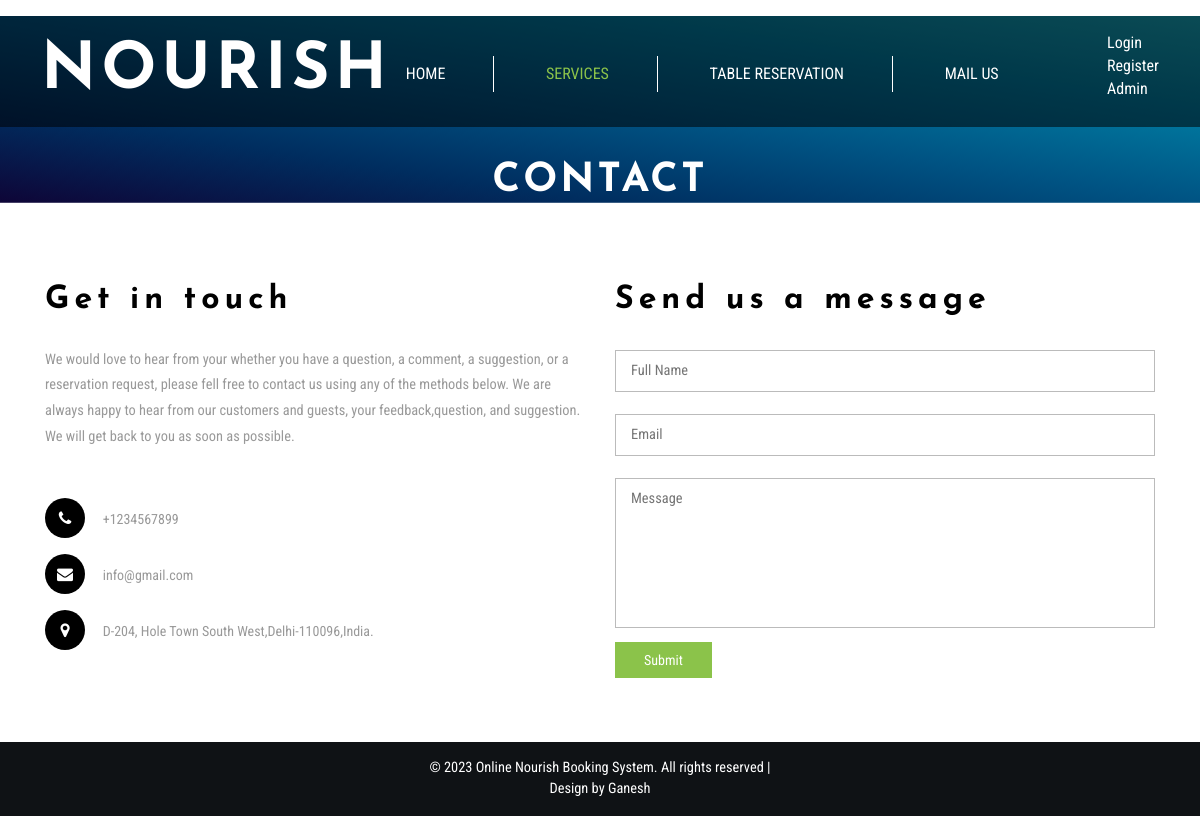
The app's page /mail.php, older data.
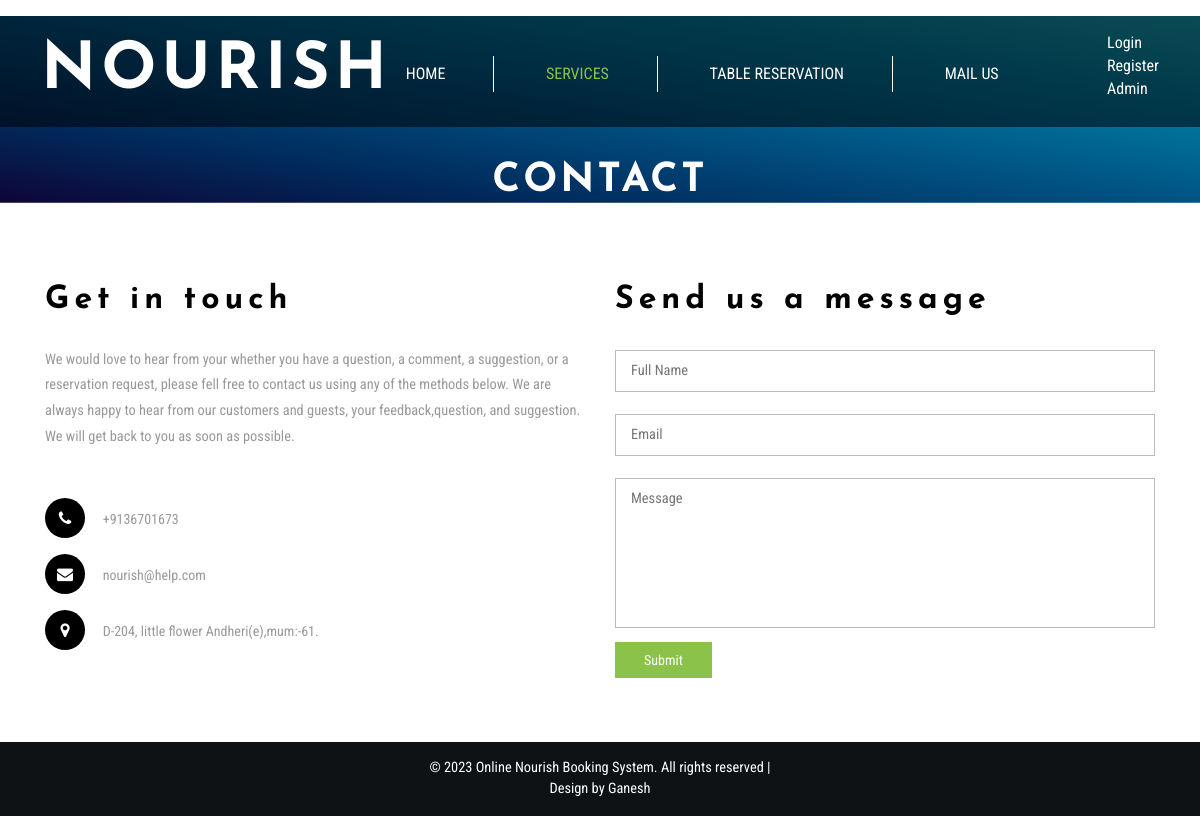
The same page, newer data.
### tables this page shows
CREATE TABLE `tblpage` (
  `ID` int(10) NOT NULL,
  `PageType` varchar(100) DEFAULT NULL,
  `PageTitle` mediumtext DEFAULT NULL,
  `PageDescription` mediumtext DEFAULT NULL,
  `Email` varchar(200) DEFAULT NULL,
  `MobileNumber` bigint(10) DEFAULT NULL,
  `UpdationDate` timestamp NULL DEFAULT NULL ON UPDATE current_timestamp()
);

### mail.php (the view, shortened to what this page needs)
<!DOCTYPE html>
<html lang="en">
<head>
<link href="css/bootstrap.css" rel="stylesheet" type="text/css" media="all" />
<link rel="stylesheet" href="css/style.css" type="text/css" media="all" />
<link href="css/font-awesome.css" rel="stylesheet">
</head>
<body>
	<div class="banner jarallax">
		<div class="agileinfo-dot">
			<?php include_once('includes/header.php');?>
			<div class="wthree-heading">
				<h2>Contact</h2>
			</div>
		</div>
	</div>
	<div class="contact">
		<div class="container">
			<div class="agile-contact-form">
				<div class="col-md-6 contact-form-left">
					<div class="w3layouts-contact-form-top">
						<h3>Get in touch</h3>
						<p>We would love to hear from your whether you have a question, a comment, a suggestion, or a reservation request, please fell free to contact us using any of the methods below. We are always happy to hear from our customers and guests, your feedback,question, and suggestion. We will get back to you as soon as possible.</p>
					</div>
					<div class="agileits-contact-address">
						<ul>
							<?php
$sql="SELECT * from tblpage where PageType='contactus'";
$query = $dbh -> prepare($sql);
$query->execute();
$results=$query->fetchAll(PDO::FETCH_OBJ);
$cnt=1;
if($query->rowCount() > 0)
{
foreach($results as $row)
{               ?>
							<li><i style="background:#000;" class="fa fa-phone" aria-hidden="true"></i> <span>+<?php  echo htmlentities($row->MobileNumber);?></span></li>
							<li><i style="background:#000;" class="fa fa-phone fa-envelope" aria-hidden="true"></i> <span><?php  echo htmlentities($row->Email);?></span></li>
							<li><i style="background:#000;" class="fa fa-map-marker" aria-hidden="true"></i> <span><?php  echo htmlentities($row->PageDescription);?>.</span></li><?php $cnt=$cnt+1;}} ?>
						</ul>
					</div>
				</div>
				<div class="col-md-6 contact-form-right">
					<div class="contact-form-top">
						<h3>Send us a message</h3>
					</div>
					<div class="agileinfo-contact-form-grid">
						<form action="#" method="post">
							<input  placeholder="Full Name " name="name" type="text" required="true">
							<input  placeholder="Email" name="email" type="email" required="true">
							<textarea name="message" placeholder="Message" required=""></textarea>
							<button class="btn1" name="submit">Submit</button>
						</form>
					</div>
				</div>
				<div class="clearfix"> </div>
			</div>
		</div>
	</div>
	<?php include_once('includes/footer.php');?>
</body>
</html>

Row changes from the older to the newer data that the page shows:
removed tblpage: MobileNumber "1234567899", Email "info@gmail.com", PageDescription "D-204, Hole Town South West,Delhi-110096,India"
now on this page (row edited): tblpage: MobileNumber "9136701673", Email "nourish@help.com", PageDescription "D-204, little flower Andheri(e),mum:-61"
